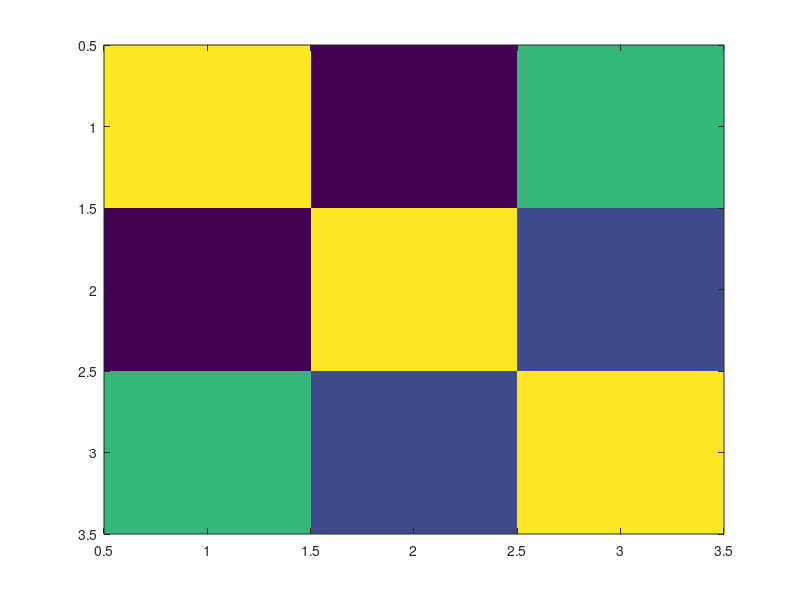

MATLAB code to generate this figure: (Note: this script raises an error after producing the figure.)
clear all
close all
addpath('/home/trangc/kg98/trangc/library/Violinplot-Matlab-master')
addpath(genpath('/projects/kg98/trangc/VBM/code'))
iCOMBAT = 0;
smoothKernel = 10;
rng(3)

diagnosisString = {'BD', 'SCA',...
    'SCZ', 'ASD', 'MDD','AD' };
diagnosisStr = {'Bipolar', 'Schizoaffective',...
    'Schizoprenia', 'Autism', 'Depression','Alzheimer' };
nDiag = length(diagnosisString);



light_green = [0.25 0.75 0.25];
% darkblue = [0 0 204/255];
lightblue = [0 153/255 255/255];
darkred = [150/255 0 0];
lightred = [255/255 147/255 147/255];
darkblue = [10/255 52/255 204/255];
gray = [0.5 0.5 0.5];
lightorange =  [124/255 125/255 117/255];%[255/255 211/255 147/255];%[0.75 0.5 0.25];
darkorange = [242/255 144/255 0];%[0.75 0.25 0.25]; %

fig = figure('Position', [200 200 1200 800]);
set(fig,'color','w');
factorX = 1.1;
factorY = 1.7;
initX = 0.05;
initY = 0.08;
numRow = 4;
numCol = 2;
lengthX = (0.95 - initX)/(factorX*(numCol-1) + 1);
lengthY = (0.93 - initY)/(factorY*(numRow-1) + 1);

factorMapX = 1.05;
factorMapY = 1;
initMapX = initX+lengthX*2*factorX+0.05;
initMapY = 0.01;
numRowMap = nDiag*2;
numColMap = 4;
lengthMapX = lengthX*0.15;
lengthMapY = lengthY*0.55;
lineWidth = 2;

initVioX = 0.2;

font_name = 'Arial';
font_size = 10;
fontsize_legend = 8;
nSite = 3;
vec1 = [0.1 0.7 0.3];%randn(1,3);
mat1 = eye(3);
mat1(1,2) = vec1(1);
mat1(2,1) = vec1(1);
mat1(1,3) = vec1(2);
mat1(3,1) = vec1(2);
mat1(3,2) = vec1(3);
mat1(2,3) = vec1(3);
ax1 = axes;
  hm = imagesc(ax1,1:3, 1:3, mat1);
   colormap(ax1, greenwhiteviolet(ax1));
   xticks(ax1,[1:nSite])
    xticklabels(ax1,arrayfun(@(x) num2str(x),[1:nSite],'UniformOutput',false));
    xticklabels(ax1,arrayfun(@(x) num2str(x),[1:nSite],'UniformOutput',false));
    yticks(ax1,[1:nSite])
    yticklabels(ax1,arrayfun(@(x) num2str(x),[1:nSite],'UniformOutput',false))
    % xlabel('site')
    % ylabel('site')
